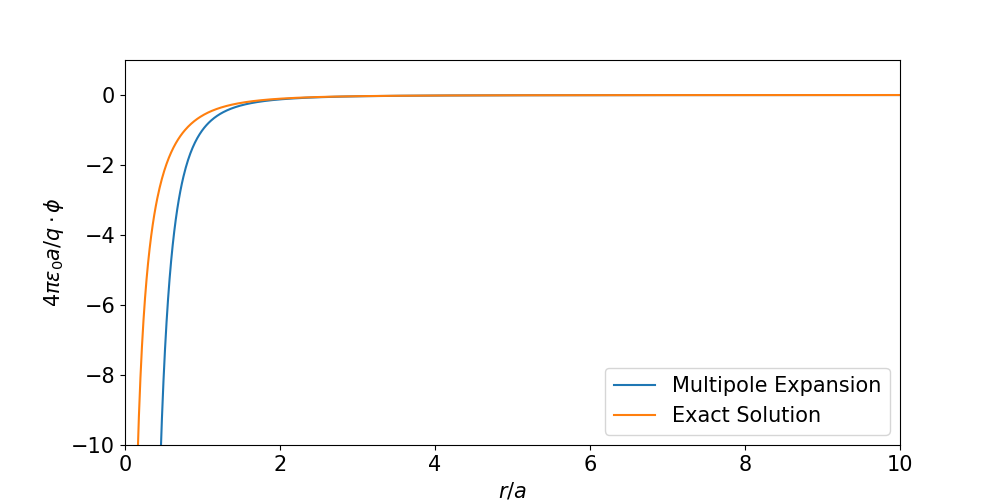

This figure's Python source:
import numpy as np
import matplotlib.pyplot as plt
from pylab import rcParams

rcParams['figure.figsize'] = 10, 5
rcParams['font.size'] = 15


def multi(r):
    return -1/(r**3)


def exact(r):
    return -2*(1/r - 1/np.sqrt(1 + r**2))


r = np.linspace(.1, 10, num=1000)
plt.plot(r, multi(r), label='Multipole Expansion')
plt.plot(r, exact(r), label='Exact Solution')
plt.ylim(-10, 1)
plt.xlim(0, 10)
plt.xlabel(r'$r/a$')
plt.ylabel(r'$4\pi \epsilon_0 a/q \cdot \phi$')
plt.legend()
# plt.show()
# exit()
plt.savefig('plot.png')
plt.clf()

r = np.linspace(.001, 10, num=1000)
plt.plot(r, multi(r)*r**3, label='Multipole Expansion')
plt.plot(r, exact(r)*r**3, label='Exact Solution')
# plt.ylim(-10, 1)
plt.xlim(0, 10)
plt.xlabel(r'$r/a$')
plt.ylabel(r'$4\pi \epsilon_0 a/q \cdot r^3 \cdot \phi$')
plt.legend()
# plt.show()
plt.savefig('asymptopic.png')
